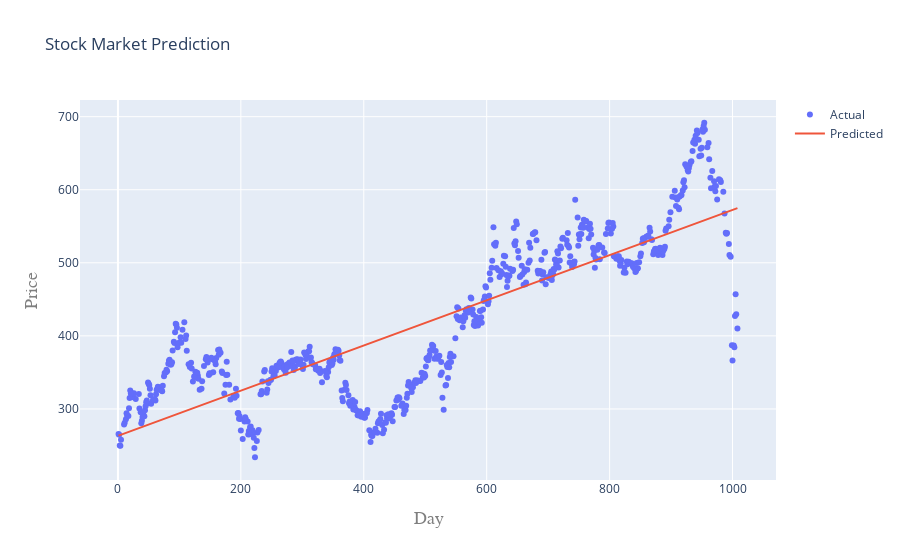

Write notebook code for a chart like this one.
### Code cell
iplot(plot2)

### Figure 1 — Plotly figure (JSON) as saved in the notebook; plotly's stock layout.template omitted (floating-point values rounded to 4 significant figures; data arrays with more than 128 entries replaced by an {"elided": "..."} marker saying what was removed)
{"data": [{"mode": "markers", "name": "Actual", "type": "scatter", "x": {"elided": "706 int values"}, "y": {"elided": "706 float values"}}, {"mode": "lines", "name": "Predicted", "type": "scatter", "x": {"elided": "706 int values"}, "y": {"elided": "706 float values"}}], "layout": {"autosize": true, "title": {"text": "Stock Market Prediction "}, "xaxis": {"autorange": true, "range": [-60.72, 1070.0], "title": {"font": {"color": "#7f7f7f", "family": "Courier New, monospace", "size": 18}, "text": "Day"}, "type": "linear"}, "yaxis": {"autorange": true, "range": [196.1, 729.5], "title": {"font": {"color": "#7f7f7f", "family": "Courier New, monospace", "size": 18}, "text": "Price"}, "type": "linear"}}}
